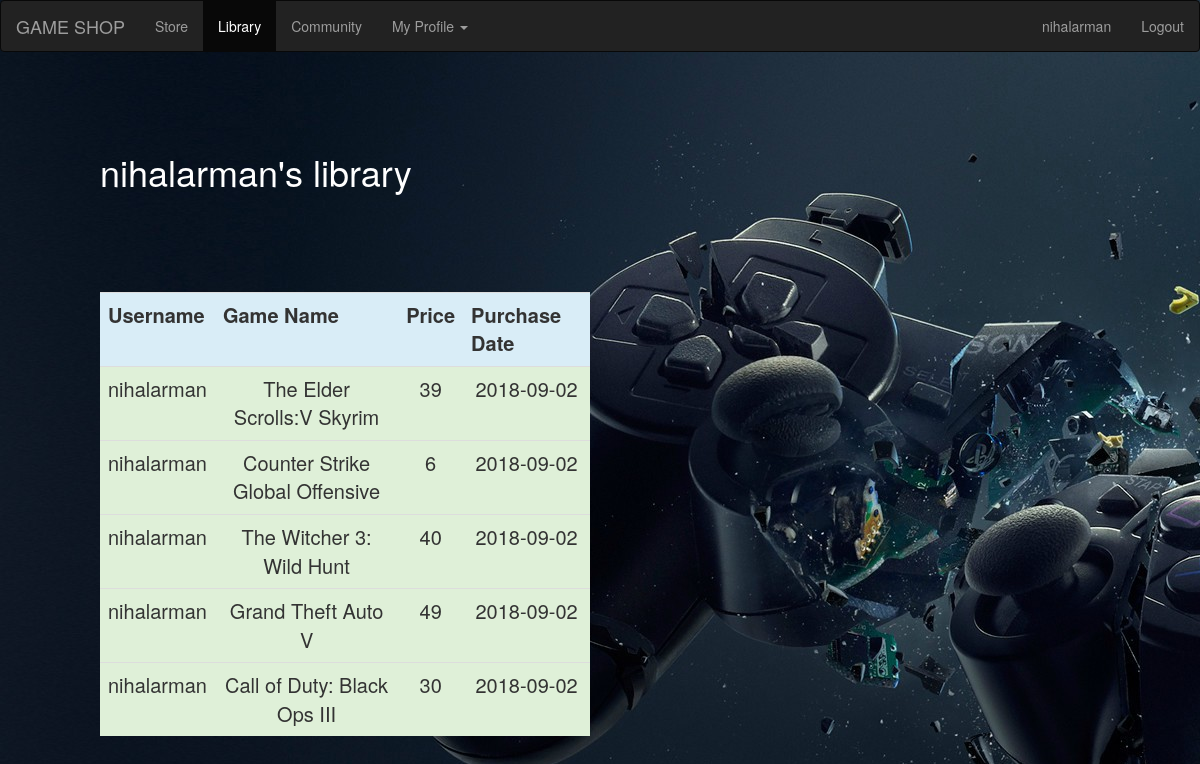
The app's page /library.php (signed in) with its own data.
### tables this page shows
CREATE TABLE `userlibrary` (
  `id` int(11) NOT NULL,
  `username` varchar(200) NOT NULL,
  `gameid` int(11) NOT NULL,
  `date` date NOT NULL
);

CREATE TABLE `gamestore` (
  `id` int(11) NOT NULL,
  `gameName` varchar(100) NOT NULL,
  `about` varchar(300) NOT NULL,
  `releaseDate` date NOT NULL,
  `price` float NOT NULL,
  `trailer` varchar(300) NOT NULL,
  `requirements` varchar(300) NOT NULL,
  `image` varchar(500) NOT NULL
);

### library.php (the view, shortened to what this page needs)
<?php
	require 'config.php';
	$whoLoggedIn = $_SESSION['username'];
	$statement="SELECT * FROM userlibrary WHERE username='$whoLoggedIn' ORDER BY id ASC";
	$result=mysqli_query($conn,$statement);
?>
<!DOCTYPE html>
<html lang="en">
<head>
    <link rel="stylesheet" href="http://maxcdn.bootstrapcdn.com/bootstrap/3.3.4/css/bootstrap.min.css">
    <link rel="stylesheet" type="text/css" href="StyleLibrary.css">
</head>
<body>
	<nav class="navbar navbar-inverse">
		<div class="container-fluid">
			<div class="navbar-header">
				<a href"#" class="navbar-brand">GAME SHOP </a>
			</div>
			<div>
				<ul class="nav navbar-nav">
					<li> <a href="gamestore.php"> Store </a></li>
					<li class="active"> <a href="library.php"> Library </a></li>
					<li> <a href="#"> Community </a></li>
					<li class="dropdown">
						<a href="#" class="dropdown-toggle" data-toggle="dropdown">My Profile <span class="caret"></span></a>
					</li>
				</ul>
				<ul class="nav navbar-nav navbar-right">
					<li><a href="profile.php"><?php echo $whoLoggedIn;?></a></li>
					<li> <a href="logout.php"> Logout </a></li>
				</ul>
			</div>
		</div>
	</nav>
	<h1> <?php echo $whoLoggedIn;?>'s library</h1>
	<div class=userList>
		<table class=table>
			<tr class="info">
				<th>
					Username
				</th>
				<th>
					Game Name
				</th>
				<th>
					Price
				</th>
				<th>
					Purchase Date
				</th>
			</tr>
		<?php
		if(mysqli_num_rows($result)>0)
		{
			while($row=mysqli_fetch_array($result))
			{
		?>
			<tr class="success">
				<td>
					<?php echo $row["username"]; ?>
				</td>
				<td>
					<?php
						$temp=$row["gameid"];
						$statementId="SELECT * FROM `gamestore` WHERE id='$temp'";
						$resultId=mysqli_query($conn,$statementId);
						if(mysqli_num_rows($resultId)==1)
						{
							while($rowId=mysqli_fetch_assoc($resultId)){
								echo $rowId["gameName"];
							}
						}
					 ?>
				</td>
				<td>
					<?php
						$temp=$row["gameid"];
						$statementId="SELECT * FROM `gamestore` WHERE id='$temp'";
						$resultId=mysqli_query($conn,$statementId);
						if(mysqli_num_rows($resultId)==1)
						{
							while($rowId=mysqli_fetch_assoc($resultId)){
								echo $rowId["price"];
							}
						}
					 ?>
				</td>
				<td>
					<?php echo $row["date"]; ?>
				</td>
			</tr>
			<?php
				}
			}else{echo "if not working";}
			?>
		</table>
		<br/>
	</div>
</body>
</html>

### StyleLibrary.css (style rules this page uses)
body { background-image:url("admin/images/gamepad.jpg"); }
h1 { color:white; margin:100px 100px 0px 100px; }
.userList { margin:100px 100px 0px 100px; display:grid; grid-template-columns:repeat(2,1fr); grid-gap:1em; font-size:20px; text-align:center; }

### records on screen
userlibrary: username "nihalarman", date "2018-09-02"
gamestore: gameName "The Elder Scrolls:V Skyrim", price "39"
userlibrary: username "nihalarman", date "2018-09-02"
gamestore: gameName "Counter Strike Global Offensive", price "6"
userlibrary: username "nihalarman", date "2018-09-02"
gamestore: gameName "The Witcher 3: Wild Hunt", price "40"
userlibrary: username "nihalarman", date "2018-09-02"
gamestore: gameName "Grand Theft Auto V", price "49"
userlibrary: username "nihalarman", date "2018-09-02"
gamestore: gameName "Call of Duty: Black Ops III", price "30"

### other values on screen
$whoLoggedIn "nihalarman"
